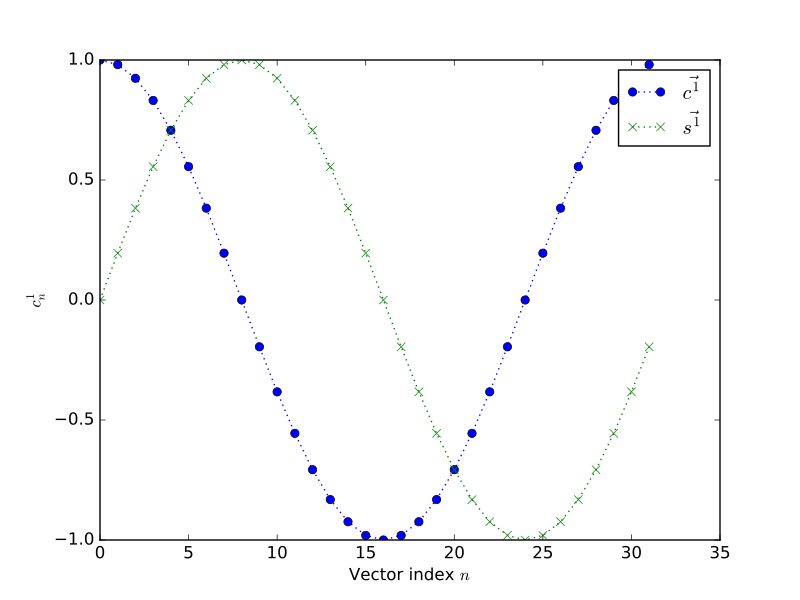

Generate this figure with Python:
vec_c_1 = np.cos(vec_r_1)
vec_s_1 = np.sin(vec_r_1)
plt.plot(vec_n, vec_c_1, 'o:', label=r'$\vec{c^1}$')
# [...]
plt.plot(vec_n, vec_s_1, 'x:', label=r'$\vec{s^1}$')
# [...]
plt.xlabel('Vector index $n$')
# <...>
plt.ylabel('$c^1_n$')
# <...>
plt.legend()
# <...>
